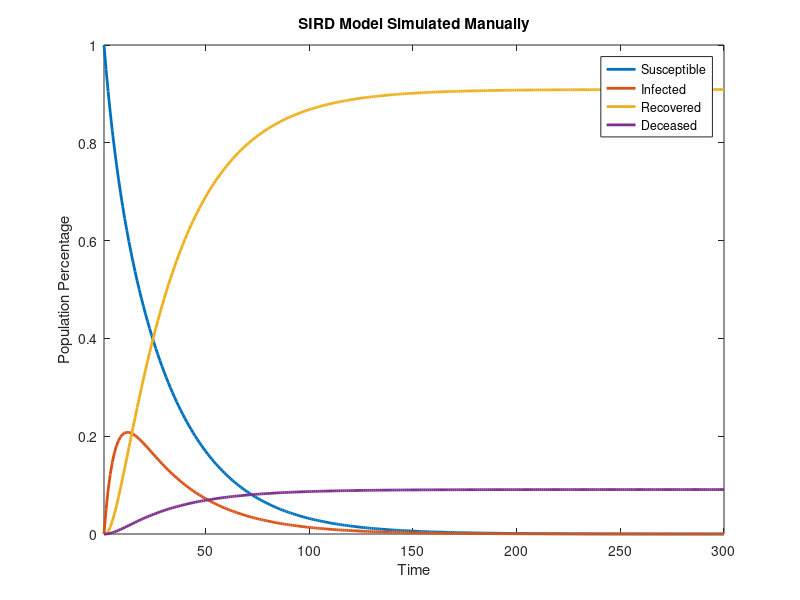
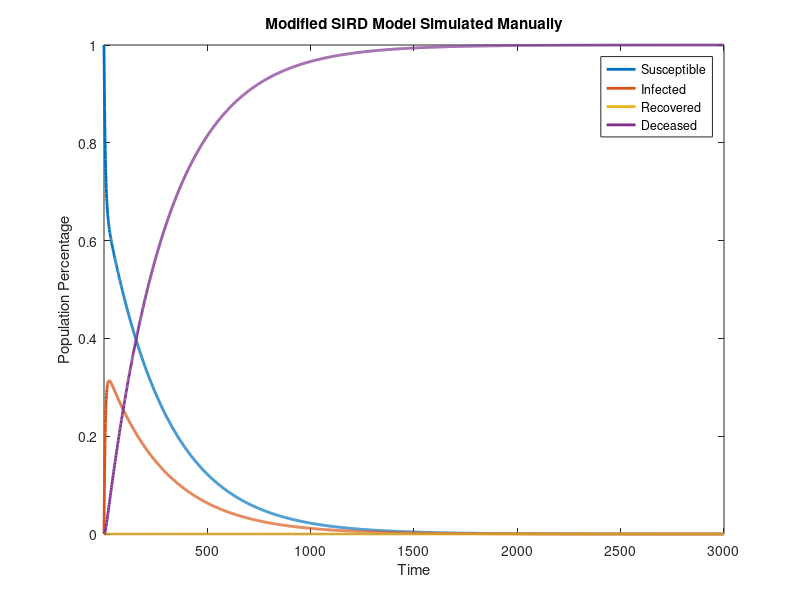

Write MATLAB code to recreate these figures, in order.
% simulating the SIRD model from scratching w/o using pre-packaged MATLAB
% functions e.g. "lsim" and "ss"

x = [1, 0, 0, 0]'; % begin with the entire population susceptible
A = [0.95, 0.04, 0, 0; 0.05, 0.85, 0, 0; 0, 0.1, 1, 0; 0, 0.01, 0, 1];

Y = x; % day 1
for i = 2:300 % days 2 to convergence
    x = A * x;
    Y = [Y, x];
end

plot(Y', 'LineWidth', 2);
axis tight;
title('SIRD Model Simulated Manually');
legend('Susceptible', 'Infected', 'Recovered', 'Deceased');
xlabel('Time');
ylabel('Population Percentage');

% re-simulating the SIRD model but re-infections are possible i.e. all
% recovered individuals immediately become susceptible again; model is
% simplified to neglect the period of immunization between initial
% infection and later re-infections i.e. an individual is susceptible again
% immediately after recovery

x = [1, 0, 0, 0]'; % again, begin with the entire population susceptible
A = [0.95, 0.09, 0, 0; 0.05, 0.9, 0, 0; 0, 0, 0, 0; 0, 0.01, 0, 1];

Y = x; % day 1
for i = 2:3000 % days 2 to convergence
    x = A * x;
    Y = [Y, x];
end

figure;
plot(Y', 'LineWidth', 2);
axis tight;
title('Modified SIRD Model Simulated Manually');
legend('Susceptible', 'Infected', 'Recovered', 'Deceased');
xlabel('Time');
ylabel('Population Percentage');